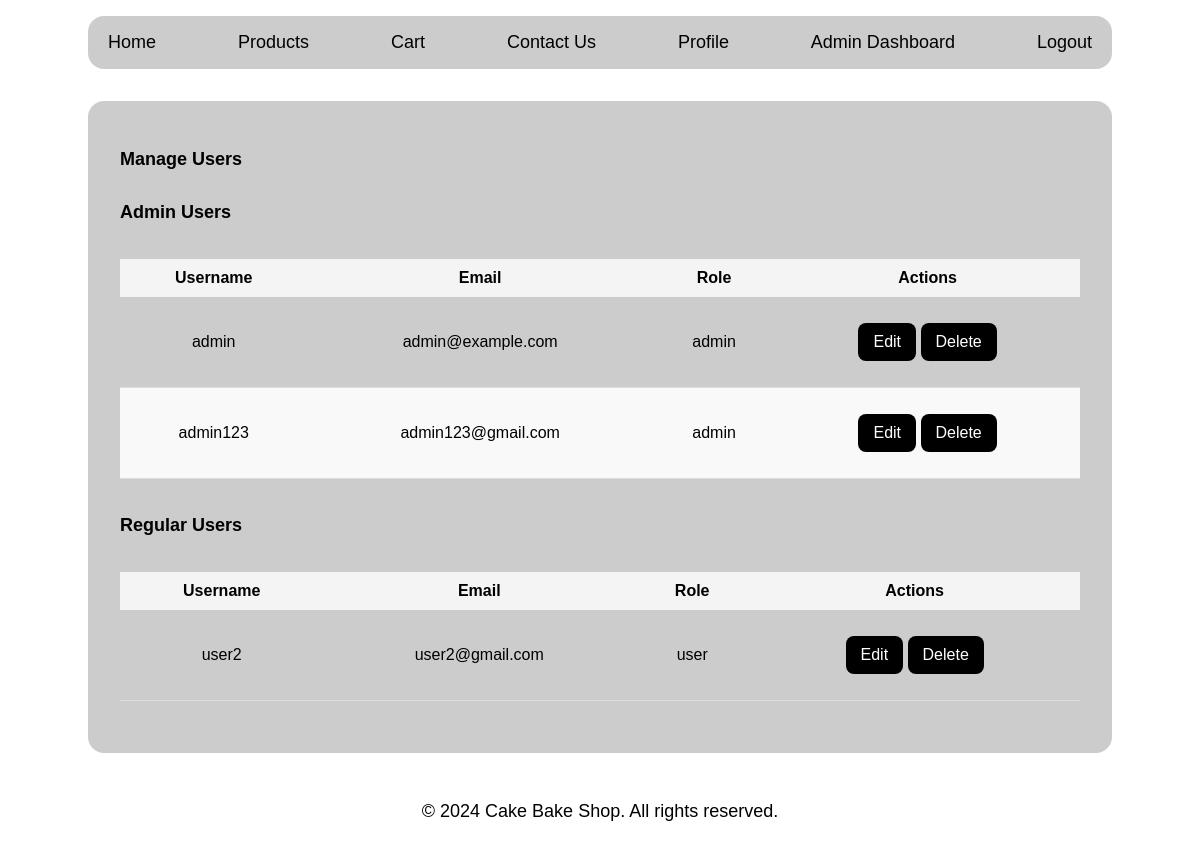
The page /manage_users.php (signed in) on the database its author committed.
### tables this page shows
CREATE TABLE IF NOT EXISTS `users` (
  `id` int NOT NULL AUTO_INCREMENT,
  `username` varchar(50) NOT NULL,
  `password` varchar(255) NOT NULL,
  `email` varchar(100) NOT NULL,
  `phone` varchar(20) DEFAULT NULL,
  `role` enum('admin','user') NOT NULL DEFAULT 'user',
  `created_at` timestamp NULL DEFAULT CURRENT_TIMESTAMP,
  PRIMARY KEY (`id`),
  UNIQUE KEY `username` (`username`),
  KEY `idx_user_role` (`role`)
);

### app/classes/User.php (called while the page is built, shortened)
<?php
require_once 'Database.php';
class User {
    private $conn;
    private $table = 'users';
    public function __construct() {
        $database = new Database();
        $this->conn = $database->getConnection();
    }
    public function getAllUsers() {
        $query = "SELECT * FROM " . $this->table;
        $stmt = $this->conn->prepare($query);
        $stmt->execute();
        return $stmt->fetchAll(PDO::FETCH_ASSOC);
    }
}
?>

### app/classes/Database.php (called while the page is built, shortened)
<?php
class Database {
    private $host = 'localhost';
    private $db_name = 'inventory_management_system';
    private $username = 'root';
    private $password = '';
    public function getConnection() {
        $this->conn = null;
        try {
            $this->conn = new PDO("mysql:host={$this->host};dbname={$this->db_name}", $this->username, $this->password);
            $this->conn->setAttribute(PDO::ATTR_ERRMODE, PDO::ERRMODE_EXCEPTION);
        } catch (PDOException $exception) {
            echo "Connection error: " . $exception->getMessage();
        }
        return $this->conn;
    }
}
?>

### public/manage_users.php (the view, shortened to what this page needs)
<?php include '../templates/header.php'; ?>
<?php include '../templates/navbar.php'; ?>
<div class="container">
    <h2>Manage Users</h2>
    <h3>Admin Users</h3>
    <table>
        <thead>
            <tr>
                <th>Username</th>
                <th>Email</th>
                <th>Role</th>
                <th>Actions</th>
            </tr>
        </thead>
        <tbody>
            <?php
            require_once '../app/classes/User.php';
            $user = new User();
            $users = $user->getAllUsers();
            foreach ($users as $usr) {
                if ($usr['role'] === 'admin') {
                    echo "<tr>
                            <td>" . htmlspecialchars($usr['username']) . "</td>
                            <td>" . htmlspecialchars($usr['email']) . "</td>
                            <td>" . htmlspecialchars($usr['role']) . "</td>
                            <td>
                                <a href='edit_user.php?id=" . $usr['id'] . "' class='btn-secondary'>Edit</a>
                                <a href='delete_user.php?id=" . $usr['id'] . "' class='btn-secondary' onclick='return confirm(\"Are you sure you want to delete this user?\");'>Delete</a>
                            </td>
                        </tr>";
                }
            }
            ?>
        </tbody>
    </table>
    <h3>Regular Users</h3>
    <table>
        <thead>
            <tr>
                <th>Username</th>
                <th>Email</th>
                <th>Role</th>
                <th>Actions</th>
            </tr>
        </thead>
        <tbody>
            <?php
            foreach ($users as $usr) {
                if ($usr['role'] === 'user') {
                    echo "<tr>
                            <td>" . htmlspecialchars($usr['username']) . "</td>
                            <td>" . htmlspecialchars($usr['email']) . "</td>
                            <td>" . htmlspecialchars($usr['role']) . "</td>
                            <td>
                                <a href='edit_user.php?id=" . $usr['id'] . "' class='btn-secondary'>Edit</a>
                                <a href='delete_user.php?id=" . $usr['id'] . "' class='btn-secondary' onclick='return confirm(\"Are you sure you want to delete this user?\");'>Delete</a>
                            </td>
                        </tr>";
                }
            }
            ?>
        </tbody>
    </table>
</div>
<?php include '../templates/footer.php'; ?>

### public/css/styles.css (style rules this page uses)
body, h1, h2, h3, p { margin: 0; padding: 0; padding-top: 1rem; padding-bottom: 1rem; font-family: Arial, sans-serif; font-size: large; }
body { background-color: #fff; color: #000; display: flex; margin: 0; justify-content: space-between; align-items: center; min-height: 100vh; flex-direction: column; }
body { background-image: url('https://images.unsplash.com/photo-1707134657472-51902d2854a4?q=80&w=1970&auto=format&fit=crop&ixlib=rb-4.0.3&ixid=M3wxMjA3fDB8MHxwaG90by1wYWdlfHx8fGVufDB8fHx8fA%3D%3D'); background-size: cover; background-position: center; background-repeat: no-repeat; }
table { width: 100%; border-collapse: collapse; margin: 20px 0; font-size: 16px; text-align: center; }
table thead th { background-color: #f4f4f4; padding: 10px; }
table tbody tr:nth-child(even) { background-color: #f9f9f9; }
table tbody td { padding: 10px; border-bottom: 1px solid #ddd; }
.container { max-width: 60rem; width: 90%; margin: 2rem auto; padding: 2rem; background-color: rgba(0, 0, 0, 0.2); border-radius: 1rem; }
.btn-primary, .btn-secondary { display: inline-block; background-color: #000; color: #fff; padding: 10px 15px; margin-top: 1rem; margin-bottom: 1rem; border: none; cursor: pointer; text-decoration: none; border-radius: 8px; }

### rows shown on the page
users: username "admin", email "admin@example.com", role "admin"
users: username "admin123", email "admin123@gmail.com", role "admin"
users: username "user2", email "user2@gmail.com", role "user"
